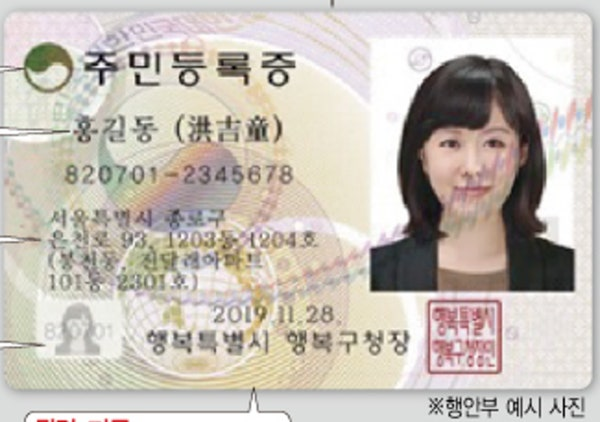
#> input picture images/identification_card.jpg, 600 x 422 px
$ python -i ocr.py   (imports and definitions only)
#> lines starting #> are read from the running program, lines starting #| are printed output that depends on the picture; after the words box and inside, x2 and y2 are one past the last pixel; in counts of white or black regions, pixels touching at a corner belong together
#> further down, picture is the input picture: shape (422, 600, 3); mean B, G, R 182.2, 190.7, 197.8
# backend/ocr.py
import os, re
import numpy as np
import cv2
from paddleocr import PaddleOCR

# ---------------------------
# 전역 튜닝 포인트 (숫자만 바꿔가며 시험)
# ---------------------------
TUNE = {
    "det_db_box_thresh": 0.40,     # [0.30~0.60] 낮추면 작은 글자↑(잡음↑)
    "det_db_unclip_ratio": 2.0,    # [1.6~2.2] 박스 여유
    "det_limit_side_len": 1920,    # [1280~1920] 길수록 정확↑/느림↑
    "max_text_length": 96,         # [64~128] 긴 라벨이면 ↑
    "upscale_factor": 1.7,         # [1.4~1.8] 멀티패스 업스케일
    "use_binary_second_pass": True,
    "rotate_degrees": [0, 180, 90, 270],  # 방향 불안정 시 유용
    "tile_refine_upscale": 2.0,    # 박스별 재인식 업스케일
}

# ---------------------------
# 서버 모델(대형) 사용 옵션
#  - 환경변수나 경로가 있으면 자동 사용
# ---------------------------
USE_SERVER_MODELS = True
DET_DIR = os.getenv("PPOCR_DET_DIR", "").strip()      # 예: ./models/ch_ppocr_server_v2.0_det_infer
REC_DIR = os.getenv("PPOCR_REC_DIR", "").strip()      # 예: ./models/korean_PP-OCRv4_server_rec_infer
CLS_DIR = os.getenv("PPOCR_CLS_DIR", "").strip()      # (선택)

OCR_KW = dict(
    use_angle_cls=True,
    lang="korean",
    det_db_box_thresh=TUNE["det_db_box_thresh"],
    det_db_unclip_ratio=TUNE["det_db_unclip_ratio"],
    det_limit_side_len=TUNE["det_limit_side_len"],
    max_text_length=TUNE["max_text_length"],
    show_log=False,
)

# [7 lines not run here, left out]

# [1 line that did not run here, left out]


# ---------------------------
# 보조: 파싱/이진화/업스케일
# ---------------------------
# [32 lines left out: function _parse_result, not called in this run]

def _run_once(image_bgr):
    res = _ocr.ocr(image_bgr, cls=True)
    return _parse_result(res)

def _binarize(img):
    g = cv2.cvtColor(img, cv2.COLOR_BGR2GRAY)
    g = cv2.GaussianBlur(g, (3,3), 0)
    _, th = cv2.threshold(g, 0, 255, cv2.THRESH_BINARY+cv2.THRESH_OTSU)
    return cv2.cvtColor(th, cv2.COLOR_GRAY2BGR)

def _best_of(candidates):
    best = ("", [], 0.0)
    for im in candidates:
        t, b, m = _run_once(im)
        if (m > best[2]) or (m == best[2] and len(t) > len(best[0])):
            best = (t, b, m)
    return best


# ---------------------------
# 핵심1: 전체 이미지 멀티패스 (회전/업스케일/이진화)
# ---------------------------
def run_ocr(image_bgr):
    cand = []
    for deg in TUNE["rotate_degrees"]:
        im = image_bgr if deg == 0 else np.ascontiguousarray(np.rot90(image_bgr, k=deg//90))
        cand.append(im)
        if TUNE["use_binary_second_pass"]:
            cand.append(_binarize(im))
        uf = TUNE["upscale_factor"]
        if uf and uf > 1.0:
            h, w = im.shape[:2]
            up = cv2.resize(im, (int(w*uf), int(h*uf)), interpolation=cv2.INTER_CUBIC)
            cand.append(up)
#> this loop made 4 passes
#> pass 1, in _binarize, `g = cv2.cvtColor(img, cv2.COLOR_BGR2GRAY)`:
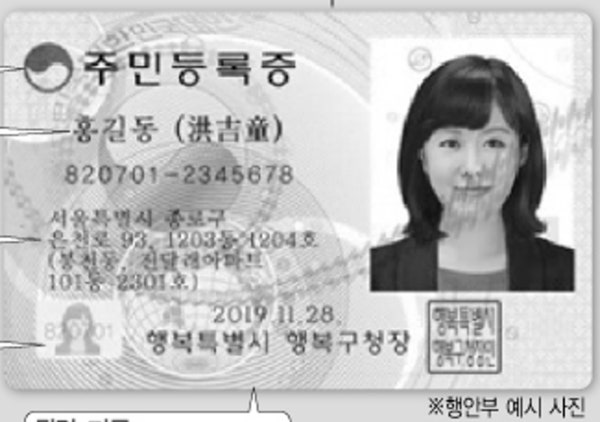
#> g: shape (422, 600); min 0, max 255, mean 191.8
#> pass 1, in _binarize, `_, th = cv2.threshold(g, 0, 255, cv2.THRESH_BINARY+cv2.THRESH_OTSU)`:
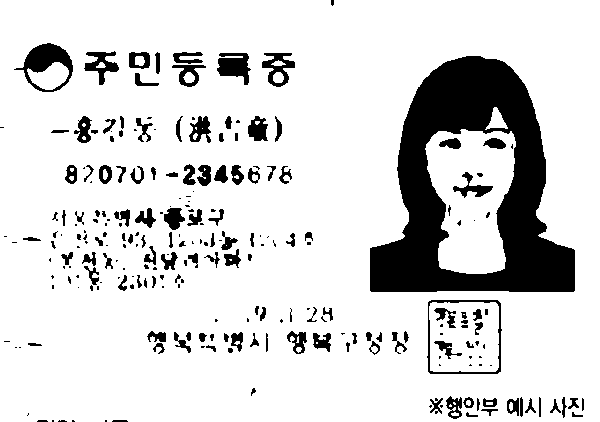
#> th: shape (422, 600); 84.7% white; 244 black regions (110 under 20 px), largest, box (x1, y1, x2, y2) and area: (370, 56, 575, 292) 23398, (14, 43, 73, 92) 1156, (217, 53, 251, 85) 684
#> after the loop:
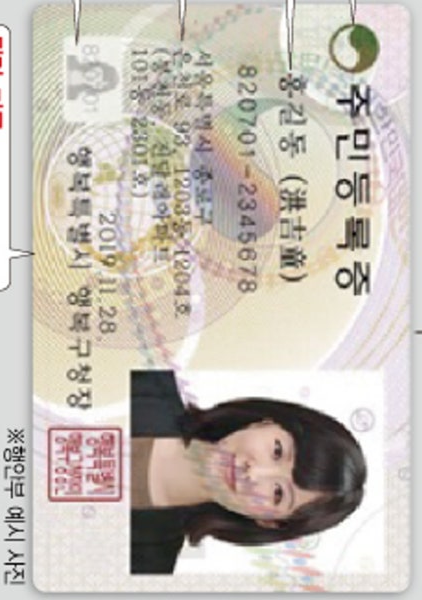
#> im: shape (600, 422, 3); mean B, G, R 182.2, 190.7, 197.8
#> after the loop, cand = 12 items

    text, boxes, mean_conf = _best_of(cand)
#> the loop in _best_of, `for im in candidates:` made 1 pass
#> after the loop in _best_of, `for im in candidates:`: best = ('', [], 0)

    # 핵심2: 박스별 타일 재인식 (크롭→업스케일→이진화)
    if boxes:
        improved = []
        H, W = image_bgr.shape[:2]
        scale_up = TUNE["tile_refine_upscale"]
        for b in boxes:
            pts = np.array(b["box"], dtype=np.float32)
            x1 = max(int(np.min(pts[:,0]))-2, 0)
            y1 = max(int(np.min(pts[:,1]))-2, 0)
            x2 = min(int(np.max(pts[:,0]))+2, W-1)
            y2 = min(int(np.max(pts[:,1]))+2, H-1)
            crop = image_bgr[y1:y2+1, x1:x2+1]
            if crop.size < 10:
                improved.append(b);
                continue

            tiles = [crop]
            if scale_up and scale_up > 1.0:
                ch, cw = crop.shape[:2]
                tiles.append(cv2.resize(crop, (int(cw*scale_up), int(ch*scale_up)), interpolation=cv2.INTER_CUBIC))
            if TUNE["use_binary_second_pass"]:
                tiles += [_binarize(t) for t in list(tiles)]

            # 인식은 crop 단위에서만: det은 불필요하므로 그대로 _run_once 사용(과감히)
            best_txt, best_conf = b["text"], b["conf"]
            for timg in tiles:
                # 인식만 하고 싶지만 API 제약상 전체로 돌림 → crop이 작아 부담 적음
                tt, bb, mm = _run_once(timg)
                # crop에서 나오는 첫 문자열만 취함
                if tt and (mm >= best_conf or (abs(mm-best_conf) < 1e-3 and len(tt) > len(best_txt))):
                    best_txt, best_conf = tt, mm
            improved.append({**b, "text": best_txt, "conf": float(best_conf)})
        boxes = improved
        # 전체 텍스트도 박스 순으로 재구성
        text = " ".join([re.sub(r"\s+", " ", b["text"]).strip() for b in boxes if b["text"]]).strip()

    # 핵심3: 혼동 문자 보정 + 규칙 후처리
    text, boxes = _postprocess(text, boxes)
    return text, boxes


# ---------------------------
# 후처리(혼동 보정/규칙)
# ---------------------------
CONFUSION_MAP = str.maketrans({
    "０":"0","１":"1","２":"2","３":"3","４":"4","５":"5","６":"6","７":"7","８":"8","９":"9",
    "O":"0","o":"0","S":"5","s":"5","I":"1","l":"1","B":"8","Z":"2",
})

# [33 lines left out: functions _fix_confusions, _apply_domain_rules, _postprocess, run_ocr_on_list, not called in this run]

>>> import cv2
>>> picture = cv2.imread('../images/identification_card.jpg')
#> (the run stopped early here; a loop or call above may not have finished)

$ run again, on images/test_sun.jpg
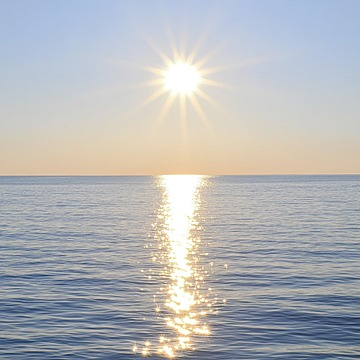
#> input picture images/test_sun.jpg, 360 x 360 px
#> picture is the input picture: shape (360, 360, 3); mean B, G, R 184.5, 182.1, 180.4
#> the loop in run_ocr, `for deg in TUNE["rotate_degrees"]:` made 4 passes
#> pass 1, in _binarize, `_, th = cv2.threshold(g, 0, 255, cv2.THRESH_BINARY+cv2.THRESH_OTSU)`:
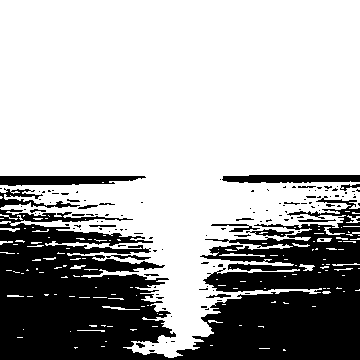
#> th: shape (360, 360); 68.6% white; 126 black regions (104 under 20 px), largest, box (x1, y1, x2, y2) and area: (0, 196, 360, 360) 36574, (0, 176, 146, 186) 1116, (222, 175, 360, 183) 982
#> after the loop in run_ocr, `for deg in TUNE["rotate_degrees"]:`:
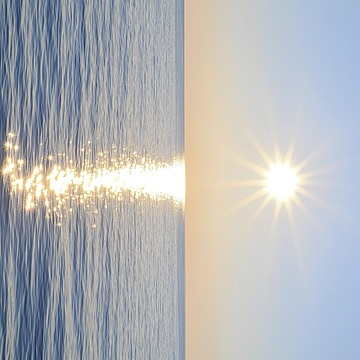
#> im: shape (360, 360, 3); mean B, G, R 184.5, 182.1, 180.4
#> after the loop in run_ocr, `for deg in TUNE["rotate_degrees"]:`: cand = 12 items
#> the loop in _best_of, `for im in candidates:` made 1 pass
#> after the loop in _best_of, `for im in candidates:`: best = ('', [], 0)

$ run again, on images/test_text_eng.jpg
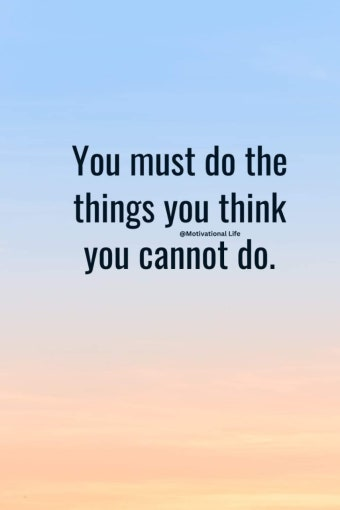
#> input picture images/test_text_eng.jpg, 340 x 510 px
#> picture is the input picture: shape (510, 340, 3); mean B, G, R 215.2, 207.1, 204.5
#> the loop in run_ocr, `for deg in TUNE["rotate_degrees"]:` made 4 passes
#> pass 1, in _binarize, `_, th = cv2.threshold(g, 0, 255, cv2.THRESH_BINARY+cv2.THRESH_OTSU)`:
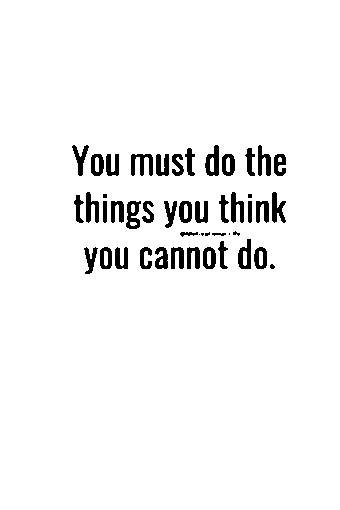
#> th: shape (510, 340); 95.8% white; 47 black regions (8 under 20 px), largest, box (x1, y1, x2, y2) and area: (131, 154, 153, 176) 283, (205, 145, 219, 176) 267, (126, 201, 141, 229) 255
#> after the loop in run_ocr, `for deg in TUNE["rotate_degrees"]:`:
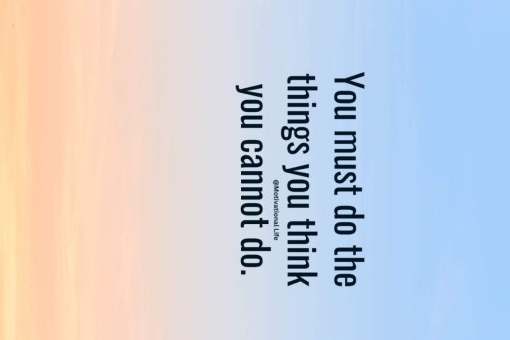
#> im: shape (340, 510, 3); mean B, G, R 215.2, 207.1, 204.5
#> after the loop in run_ocr, `for deg in TUNE["rotate_degrees"]:`: cand = 12 items
#> the loop in _best_of, `for im in candidates:` made 1 pass
#> after the loop in _best_of, `for im in candidates:`: best = ('', [], 0)
